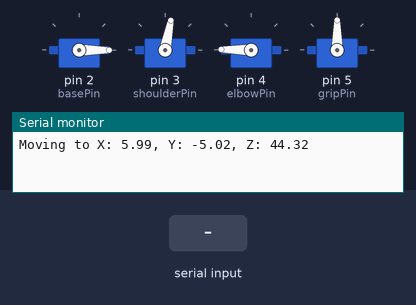
This sketch was run on a simulated Arduino Uno, built with avr-gcc and run on an emulated ATmega328P. Shown: 4 × servo, the last lines printed to the serial monitor. The inputs (shaded band) are chosen by the test bench.

Above: at 1.2 s.
1.3 s: "W" received over Serial
At 4.9 s:
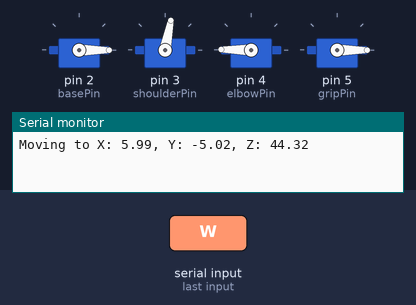
At 9.2 s:
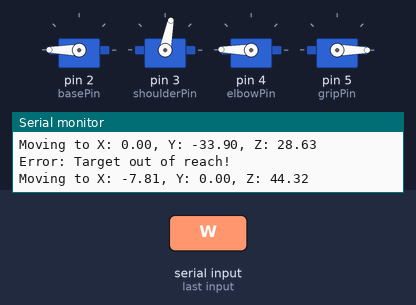
Timing chart, 0 to 20.5 s (numbered marks = the images above; inputs shaded):
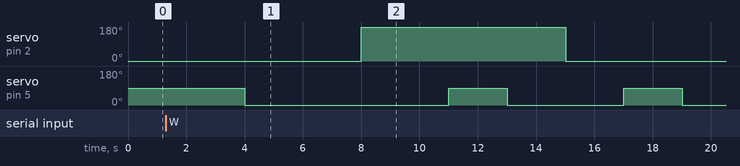

The sketch:

RoboticArm.ino
```cpp
#include <Servo.h>
#include <math.h>

Servo baseServo, shoulderServo, elbowServo, gripServo;

// Set Home Positions
int baseAngle = 90;
int shoulderAngle = 130;
int elbowAngle = 170;
int gripAngle = 90;

//Set up Pins
const int basePin = 2;
const int shoulderPin = 3;
const int elbowPin = 4;
const int gripPin = 5;

// Link lengths
const float L1 = 155.0;  // Shoulder to elbow
const float L2 = 110.0;  // Elbow to wrist

// Interpolation settings
const int delayTime = 1000;

//Do not Edit Below Unless Necessary
void setup() {
    Serial.begin(115200);

    baseServo.attach(basePin);
    shoulderServo.attach(shoulderPin);
    elbowServo.attach(elbowPin);
    gripServo.attach(gripPin);

    baseServo.write(baseAngle);
    shoulderServo.write(shoulderAngle);
    elbowServo.write(elbowAngle);
    gripServo.write(gripAngle);
}

//Linear Interpolation
void smoothMove(Servo &servo, int &currentAngle, int targetAngle) {
    targetAngle = constrain(targetAngle, 0, 180);
    float stepSize = (targetAngle > currentAngle) ? 0.001 : -0.001;
    int stepsCount = abs(targetAngle - currentAngle) * 2; // Twice the resolution

    for (int i = 0; i < stepsCount; i++) {
        currentAngle += stepSize;
        servo.write(currentAngle);
        delay(10 * delayTime);  // Slightly increased delay for smoothness
    }
    currentAngle = targetAngle;
    servo.write(currentAngle);
}

//Conversion of degrees to radians
float degToRad(float degrees) {
    return degrees * (PI / 180.0);
}

//Conversion of radias to degrees
float radToDeg(float radians) {
    return radians * (180.0 / PI);
}


//Forward Kinematics Function
void forwardKinematics(float &X, float &Y, float &Z) {
    float thetaBase = degToRad(baseAngle);
    float theta1 = degToRad(shoulderAngle);
    float theta2 = degToRad(elbowAngle);

    float r = L1 * cos(theta1) + L2 * cos(theta1 + theta2);
    X = r * cos(thetaBase);
    Y = r * sin(thetaBase);
    Z = L1 * sin(theta1) + L2 * sin(theta1 + theta2);
}


//Inverse Kinematics Function
void inverseKinematics(float X, float Y, float Z) {
    float r = sqrt(X * X + Y * Y);
    float z = Z;

    float cosTheta2 = (r * r + z * z - L1 * L1 - L2 * L2) / (2 * L1 * L2);
    if (cosTheta2 < -1 || cosTheta2 > 1) {
        Serial.println("Error: Target out of reach!");
        return;
    }

    float theta2 = acos(cosTheta2);
    float k1 = L1 + L2 * cos(theta2);
    float k2 = L2 * sin(theta2);
    float theta1 = atan2(z, r) - atan2(k2, k1);
    float thetaBase = atan2(Y, X);

    baseAngle = constrain(radToDeg(thetaBase), 0, 180);
    shoulderAngle = constrain(radToDeg(theta1), 0, 180);
    elbowAngle = constrain(radToDeg(theta2), 0, 180);

    smoothMove(baseServo, baseAngle, baseAngle);
    smoothMove(shoulderServo, shoulderAngle, shoulderAngle);
    smoothMove(elbowServo, elbowAngle, elbowAngle);
}


//Move To Movement Control Function
void moveTo(float X, float Y, float Z) {
    Serial.print("Moving to X: "); Serial.print(X);
    Serial.print(", Y: "); Serial.print(Y);
    Serial.print(", Z: "); Serial.println(Z);

    inverseKinematics(X, Y, Z);
}

//Jump To Movement Control Function
void jumpTo(float X, float Y, float Z) {
    Serial.println("Executing jumpTo command...");

    // Move to a safe height first
    float currentX, currentY, currentZ;
    forwardKinematics(currentX, currentY, currentZ);
    moveTo(0.0, -36.54, 28.63);
    delay(3000);
    // Move to final target Z
    moveTo(X, Y, Z);

}

// Manual control function
void manualControl() {
    if (Serial.available() > 0) {
        char command = Serial.read();
        command = toupper(command);

        bool angleUpdated = false;

        switch (command) {
            case 'W': // Decrease Shoulder & Decrease Elbow
                shoulderAngle = constrain(shoulderAngle - 5, 0, 180);
                elbowAngle = constrain(elbowAngle - 5, 0, 180);
                angleUpdated = true;
                break;
            case 'S': // Increase Shoulder & Increase Elbow
                shoulderAngle = constrain(shoulderAngle + 5, 0, 180);
                elbowAngle = constrain(elbowAngle + 5, 0, 180);
                angleUpdated = true;
                break;
            case 'A': // Increase Base
                baseAngle = constrain(baseAngle + 5, 0, 180);
                angleUpdated = true;
                break;
            case 'D': // Decrease Base
                baseAngle = constrain(baseAngle - 5, 0, 180);
                angleUpdated = true;
                break;
            case 'Q': // Decrease Elbow
                elbowAngle = constrain(elbowAngle - 5, 0, 180);
                angleUpdated = true;
                break;
            case 'E': // Increase Elbow
                elbowAngle = constrain(elbowAngle + 5, 0, 180);
                angleUpdated = true;
                break;
            case 'Z': // Increase Shoulder
                shoulderAngle = constrain(shoulderAngle + 5, 0, 180);
                angleUpdated = true;
                break;
            case 'X': // Decrease Shoulder
                shoulderAngle = constrain(shoulderAngle - 5, 0, 180);
                angleUpdated = true;
                break;
            default: return;
        }

        if (angleUpdated) {
            smoothMove(baseServo, baseAngle, baseAngle);
            smoothMove(shoulderServo, shoulderAngle, shoulderAngle);
            smoothMove(elbowServo, elbowAngle, elbowAngle);

            float X, Y, Z;
            forwardKinematics(X, Y, Z);

            Serial.print("Base: "); Serial.print(baseAngle);
            Serial.print("° | Shoulder: "); Serial.print(shoulderAngle);
            Serial.print("° | Elbow: "); Serial.print(elbowAngle);
            Serial.print("° || X: "); Serial.print(X, 2);
            Serial.print(" | Y: "); Serial.print(Y, 2);
            Serial.print(" | Z: "); Serial.println(Z, 2);
        }
    }
}
//Do not Edit Above Unless Necessary

//Control Functions are Executed from this section
void loop() {


    manualControl();// After Excecuting Command, Use Serial Monitor and reffer to User Instruction for Controls


    moveTo(5.99, -5.02, 44.32);
    delay(2000);

    gripServo.write(90);
    delay(2000);
    gripServo.write(0);
    delay(2000);

    moveTo(0.00, -33.90, 28.63);
    delay(2000);

    moveTo(-7.81, 0.00, 44.32);
    delay(3000);

    gripServo.write(90);
    delay(2000);
    gripServo.write(0);
    delay(2000);

}
```
